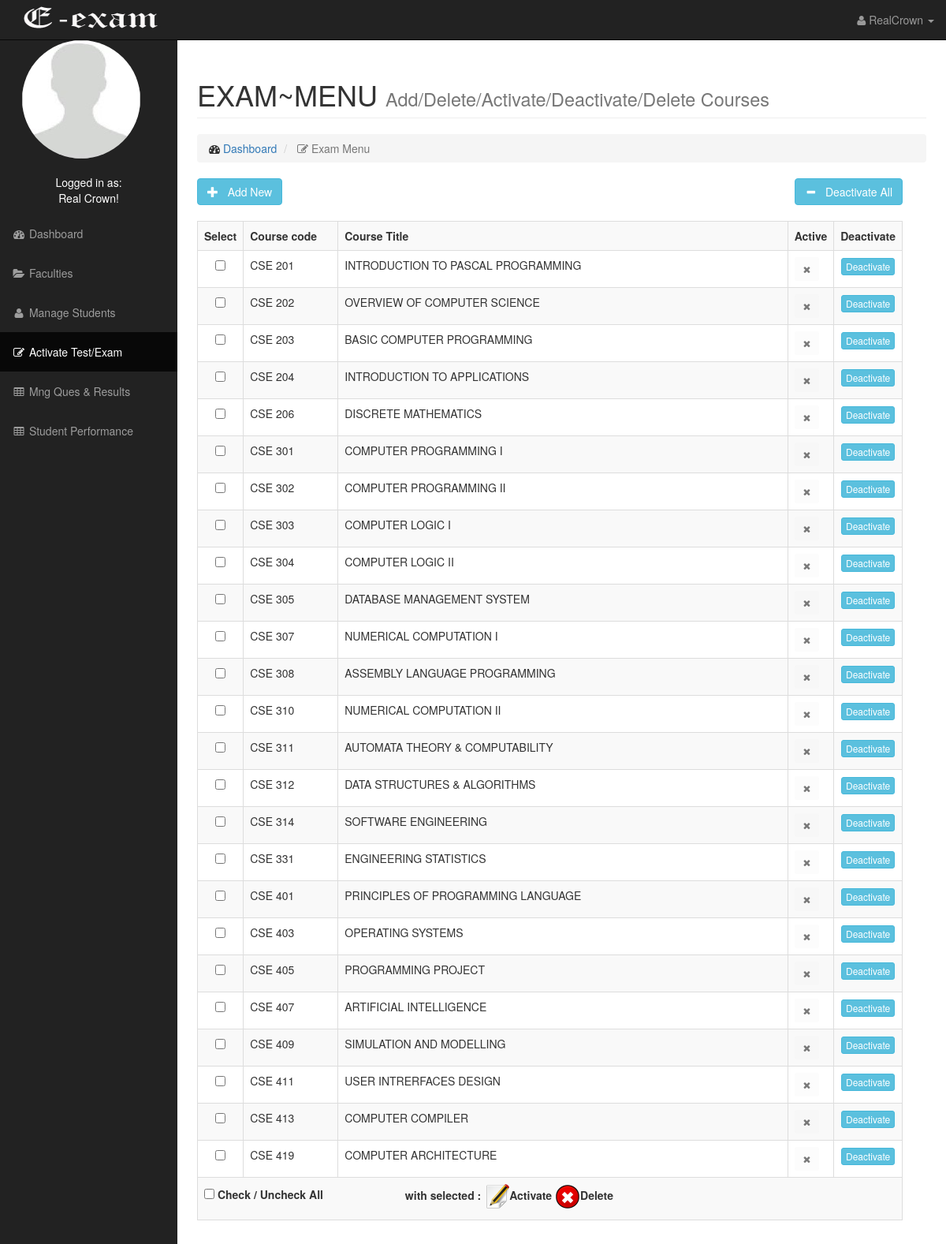
The page /admin/exam_menu2.php (signed in) on the database its author committed.
### tables this page shows
CREATE TABLE `exam_type` (
  `id` int(11) NOT NULL,
  `course_code` varchar(50) NOT NULL,
  `course_title` varchar(50) NOT NULL,
  `time` varchar(50) NOT NULL DEFAULT '-----',
  `type` varchar(50) NOT NULL,
  `exam_session` varchar(11) NOT NULL,
  `active` varchar(50) NOT NULL DEFAULT 'no',
  `department` varchar(100) NOT NULL DEFAULT '----------',
  `level` varchar(50) NOT NULL DEFAULT '----------'
);

### admin/exam_menu2.php (the view, shortened to what this page needs)
<?php
    require 'connection.php';
?>
<!DOCTYPE html>
<html lang="en">
<head>
    <link rel="stylesheet" href="bootstrap/css/bootstrap.min.css" type="text/css" />
    <link href="css/bootstrap.min.css" rel="stylesheet">
    <link href="css/sb-admin.css" rel="stylesheet">
    <link href="font-awesome/css/font-awesome.min.css" rel="stylesheet" type="text/css">
</head>
<body>
    <div id="wrapper">
        <nav class="navbar navbar-inverse navbar-fixed-top" role="navigation">
            <div class="navbar-header">
                <a class="navbar-brand" href="student_examinar.html"><img style="margin-top: -15px; margin-left: -15px; width:225px; height:50px;" src="logo.jpg"></a>
            </div>
            <ul class="nav navbar-right top-nav">
                <li class="dropdown">
                    <a href="#" class="dropdown-toggle" data-toggle="dropdown"><i class="fa fa-user"></i> <?php echo $_SESSION["UN"];?> <b class="caret"></b></a>
                </li>
            </ul>
            <div class="collapse navbar-collapse navbar-ex1-collapse">
                <ul class="nav navbar-nav side-nav">
                    <div style="background-image: url(profilepictures/default1.jpg); width: 150px; height: 150px; margin-left: 28px; border-radius: 200px">
                        <img style="width: 150px; height: 150px; border-radius: 200px" src="profilepictures/<?php echo $_SESSION['UN']; ?>.jpg">
                    </div><br/>
                    <p align="center" style="color: #ffffff;">Logged in as: <br>
                    <?php echo $_SESSION["LN"];?> <?php echo $_SESSION["FN"];?>! </p>
                    <li>
                        <a href="dashboard.php"><i class="fa fa-fw fa-dashboard"></i> Dashboard</a>
                    </li>
                    <li>
                        <a href="session.php"><i class="fa fa-fw fa-folder-open"></i> Faculties</a>
                    </li>
                    <li>
                        <a href="userstable.php"><i class="fa fa-fw fa-user"></i> Manage Students</a>
                    </li>
                    <li class="active">
                        <a href="exam_menu2.php"><i class="fa fa-fw fa-edit"></i> Activate Test/Exam</a>
                    </li>
                    <li>
                        <a href="question_bank.php"><i class="fa fa-fw fa-table"></i> Mng Ques &amp; Results</a>
                    </li>
					<li>
                        <a href="stud_perf.php"><i class="fa fa-fw fa-table"></i> Student Performance</a>
                    </li>
                </ul>
            </div>
        </nav>
        <div id="page-wrapper">
            <div class="container-fluid">
                <div class="row">
                    <div class="col-lg-12">
                        <h1 class="page-header">
                            EXAM~MENU
                            <small>Add/Delete/Activate/Deactivate/Delete Courses</small>
                        </h1>
                        <ol class="breadcrumb">
                            <li>
                                <i class="fa fa-dashboard"></i>  <a href="dashboard.php">Dashboard</a>
                            </li>
                            <li class="active">
                                <i class="fa fa-edit"></i> Exam Menu
                            </li>
                        </ol>
                    </div>
                </div>
                <div>
                    <div class="row col-lg-12">
                        <a href="generate.php" class="btn btn-large btn-info"><i class="glyphicon glyphicon-plus"></i> &nbsp; Add New</a>
                        <a onclick="deactivateall(event)" href="deactivate_all.php" class="btn btn-large btn-info" style="float:right;"><i class="glyphicon glyphicon-minus"></i> &nbsp; Deactivate All</a>
                    </div>
                    <div class="clearfix"></div><br />
                    <div class="row col-lg-12">
                        <form method="post" name="frm">
                            <table class='table table-bordered table-responsive table-striped'>
                                <tr>
                                    <th style="text-align:center; width:30px;">Select</th>
                                    <th style="width:120px;">Course code</th>
                                    <th>Course Title</th>
                                    <th style="text-align:center; width:30px;">Active</th>
                                    <th style="text-align:center; width:30px;">Deactivate</th>
                                </tr>
                                <?php
                                    $res = $con->query("SELECT * FROM exam_type ORDER BY course_code ASC");
                                    $count = $res->num_rows;
                                    if($count > 0)
                                    {
                                        while($row=$res->fetch_array())
                                        {
                                            ?>
                                            <tr>
                                                <td style="text-align:center;"><input type="checkbox" name="chk[]" class="chk-box" value="<?php echo $row['id']; ?>"  /></td>
                                                <td><?php echo $row['course_code']; ?></td>
                                                <td><?php echo $row['course_title']; ?></td>
                                                <td>
                                                    <?php
                                                        $act = $row['active'];
                                                        if ($act === 'yes') {
                                                            echo "<button name='set' type='submit' class='btn btn-sm btn-primary pull-left' disabled=''><i class='fa fa-check'></i></button>";
                                                        }else{
                                                            echo "<button name='set' type='submit' class='btn btn-sm btn-secondadry pull-left' disabled=''><i class='fa fa-times'></i></button>";
                                                        }
                                                    ?>
                                                </td>
                                                <td style="text-align:center;"><a onclick="deactivate(event)" href="exam_menu2.php?deactivate_exam=<?php echo $row["course_code"]; ?>" class="btn btn-info btn-xs">Deactivate</a></td>
                                            </tr>
                                        <?php
                                        }
                                    }
                                    else
                                    {
                                        ?>
                                        <tr>
                                        <td colspan="5"> No Records Found ...</td>
                                        </tr>
                                    <?php
                                    }
                                    ?>
                                <?php
                                    if($count > 0)
                                    {
                                ?>
                                    <tr>
                                        <td colspan="5">
                                            <label><input type="checkbox" class="select-all" /> Check / Uncheck All</label>
                                            <label style="margin-left:100px;">
                                                <span style="word-spacing:normal;"> with selected :</span>
                                                <span><a href="#"><img src="edit.png" onClick="edit_records();" alt="edit" /></a>Activate</span>
                                                <span><a href="#"><img src="delete.png" onClick="delete_records();" alt="delete" /></a>Delete</span>
                                            </label>
                                        </td>
                                    </tr>
                                <?php
                                    }
                                ?>
                            </table>
                        </form>
                    </div>
                </div>
            </div>
        </div>
    </div>
</body>
</html>

### admin/css/sb-admin.css (style rules this page uses)
body { margin-top: 100px; background-color: #222; }
@media (min-width:768px) { body { margin-top: 50px; } }
#wrapper { padding-left: 0; }
#page-wrapper { width: 100%; padding: 0; background-color: #fff; }
@media (min-width:768px) { #wrapper { padding-left: 225px; } }
@media (min-width:768px) { #page-wrapper { padding: 10px; } }
.top-nav { padding: 0 15px; }
.top-nav>li { display: inline-block; float: left; }
.top-nav>li>a { padding-top: 15px; padding-bottom: 15px; line-height: 20px; color: #999; }
@media (min-width:768px) { .side-nav { position: fixed; top: 51px; left: 225px; width: 225px; margin-left: -225px; border: none; border-radius: 0; overflow-y: auto; background-color: #222; bottom: 0; overflow-x: hidden; padding-bottom: 40px; } }
@media (min-width:768px) { .side-nav>li>a { width: 225px; } }

### rows shown on the page
exam_type: course_code "CSE 201", course_title "INTRODUCTION TO PASCAL PROGRAMMING", active "no" (drawn)
exam_type: course_code "CSE 202", course_title "OVERVIEW OF COMPUTER SCIENCE", active "no" (drawn)
exam_type: course_code "CSE 203", course_title "BASIC COMPUTER PROGRAMMING", active "no" (drawn)
exam_type: course_code "CSE 204", course_title "INTRODUCTION TO APPLICATIONS", active "no" (drawn)
exam_type: course_code "CSE 206", course_title "DISCRETE MATHEMATICS", active "no" (drawn)
exam_type: course_code "CSE 301", course_title "COMPUTER PROGRAMMING I", active "no" (drawn)
exam_type: course_code "CSE 302", course_title "COMPUTER PROGRAMMING II", active "no" (drawn)
exam_type: course_code "CSE 303", course_title "COMPUTER LOGIC I", active "no" (drawn)
exam_type: course_code "CSE 304", course_title "COMPUTER LOGIC II", active "no" (drawn)
exam_type: course_code "CSE 305", course_title "DATABASE MANAGEMENT SYSTEM", active "no" (drawn)
exam_type: course_code "CSE 307", course_title "NUMERICAL COMPUTATION I", active "no" (drawn)
exam_type: course_code "CSE 308", course_title "ASSEMBLY LANGUAGE PROGRAMMING", active "no" (drawn)
exam_type: course_code "CSE 310", course_title "NUMERICAL COMPUTATION II", active "no" (drawn)
exam_type: course_code "CSE 311", course_title "AUTOMATA THEORY & COMPUTABILITY", active "no" (drawn)
exam_type: course_code "CSE 312", course_title "DATA STRUCTURES & ALGORITHMS", active "no" (drawn)
exam_type: course_code "CSE 314", course_title "SOFTWARE ENGINEERING", active "no" (drawn)
exam_type: course_code "CSE 331", course_title "ENGINEERING STATISTICS", active "no" (drawn)
exam_type: course_code "CSE 401", course_title "PRINCIPLES OF PROGRAMMING LANGUAGE", active "no" (drawn)
exam_type: course_code "CSE 403", course_title "OPERATING SYSTEMS", active "no" (drawn)
exam_type: course_code "CSE 405", course_title "PROGRAMMING PROJECT", active "no" (drawn)
exam_type: course_code "CSE 407", course_title "ARTIFICIAL INTELLIGENCE", active "no" (drawn)
exam_type: course_code "CSE 409", course_title "SIMULATION AND MODELLING", active "no" (drawn)
exam_type: course_code "CSE 411", course_title "USER INTRERFACES DESIGN", active "no" (drawn)
exam_type: course_code "CSE 413", course_title "COMPUTER COMPILER", active "no" (drawn)
exam_type: course_code "CSE 419", course_title "COMPUTER ARCHITECTURE", active "no" (drawn)

### other values the page prints
$_SESSION["UN"] "RealCrown"
$_SESSION["LN"] "Real"
$_SESSION["FN"] "Crown"
